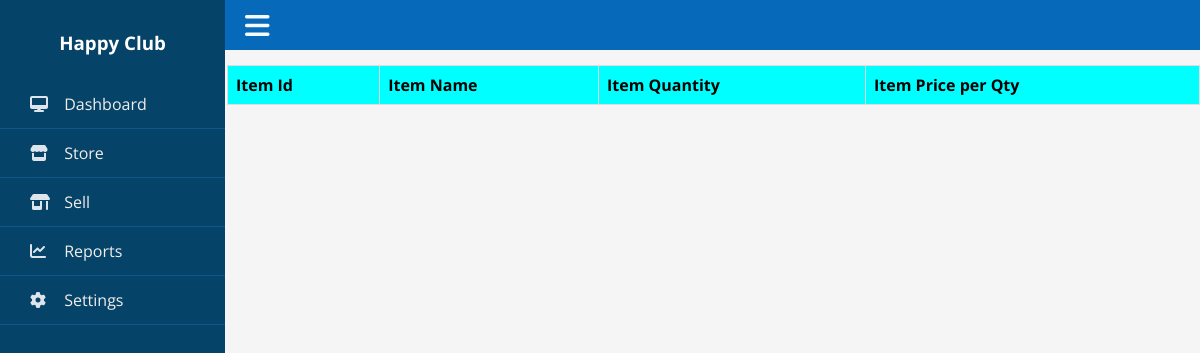
Before: /warehouse/goods/list-all with the older database file.
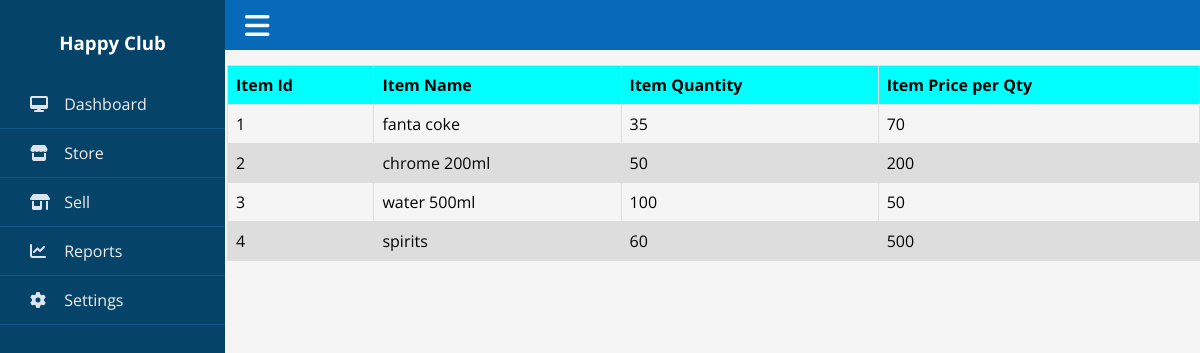
After: the same page with the newer database file.
### pub/models.py (models this page shows)
class Products(Base):
    __tablename__ = 'products'
    id = Column(Integer, primary_key=True, autoincrement=True)
    name = Column(String(45), nullable=False)
    price = Column(Integer, nullable=False)
    stock = Column(Integer, nullable=False)
    tax = Column(Float, nullable=True)
    status = Column(String(20), nullable=False)

### pub/dashboard.py (the view)
@dash.route('/warehouse/goods/list-all')
def checked_in():
    products = Products.query.all()
    return render_template('dashboard/item_warehouse.html', title=TITLE, products=products)

### pub/templates/dashboard/item_warehouse.html (shortened to what this page needs)
{% extends 'dashboard/base.html' %} {% block head %}
<link rel="stylesheet" href="{{ url_for('static', filename='css/inventory.css') }}"> {% endblock %} {% block content %}
<table>
    <thead style="background: aqua;">
        <tr>
            <th>Item Id</th>
            <th>Item Name</th>
            <th>Item Quantity</th>
            <th>Item Price per Qty</th>
        </tr>
    </thead>
    <tbody>
        {% for product in products %}
        <tr>
            <td>
                {{ product.id }}
            </td>
            <td>
                {{ product.name }}
            </td>
            <td>
                {{ product.stock }}
            </td>
            <td>
                {{ product.price }}
            </td>
        </tr>
        {% endfor %}
    </tbody>
</table>
{% endblock %}

Changed rows visible on the page:
added Products: id "1", name "fanta coke", stock "35", price "70"
added Products: id "2", name "chrome 200ml", stock "50", price "200"
added Products: id "3", name "water 500ml", stock "100", price "50"
added Products: id "4", name "spirits", stock "60", price "500"
